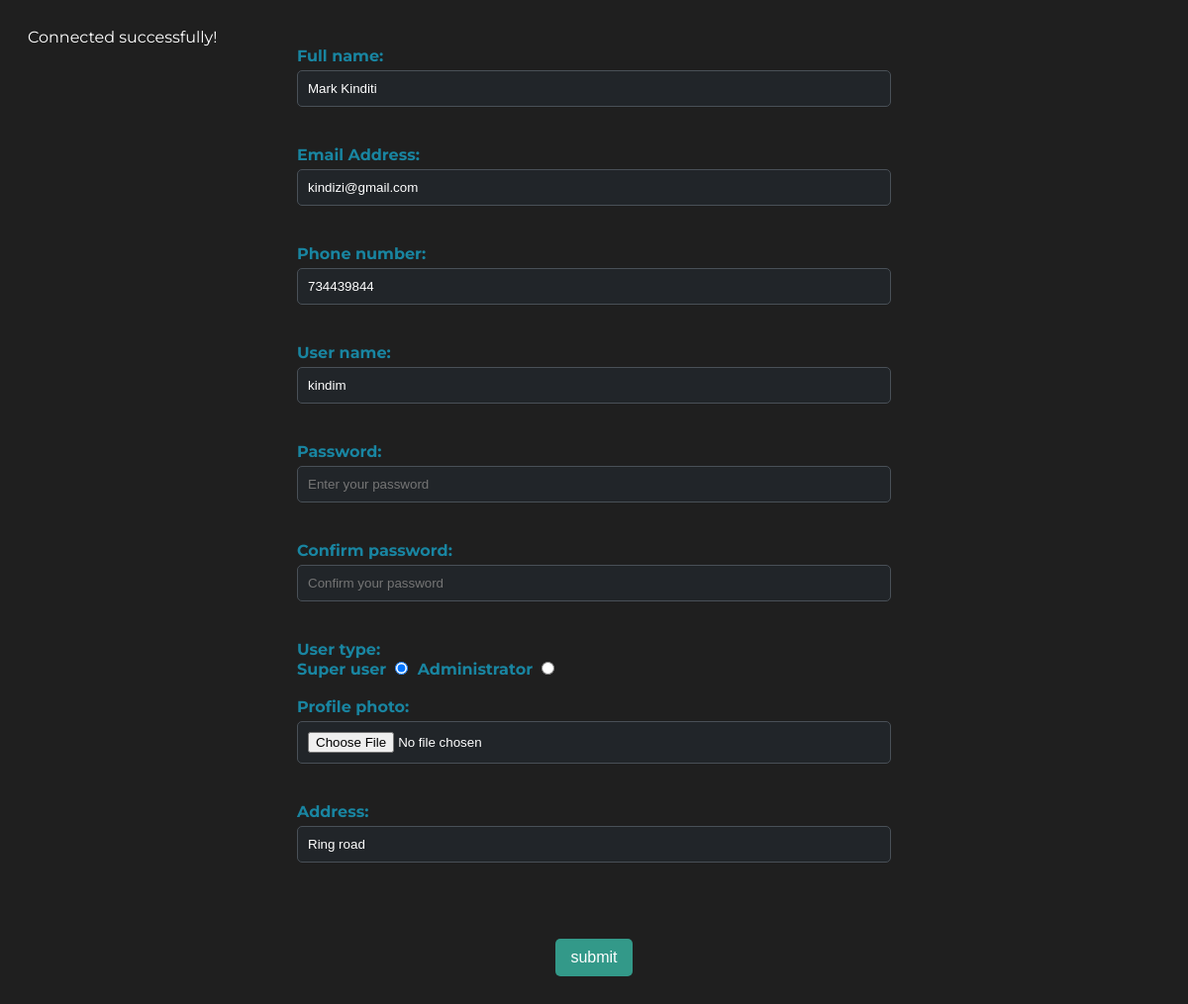
Page /modules/superUser/editUsers.php?id=2 (signed in) on the committed database.
### tables this page shows
CREATE TABLE `users` (
  `userId` int(11) NOT NULL,
  `Full_Name` varchar(255) NOT NULL,
  `email` varchar(25) NOT NULL,
  `phone_Number` int(13) NOT NULL,
  `User_Name` varchar(255) NOT NULL,
  `Password` text NOT NULL,
  `UserType` varchar(255) NOT NULL DEFAULT '1',
  `AccessTime` datetime(6) NOT NULL,
  `profile_Image` longblob DEFAULT NULL,
  `Address` varchar(80) NOT NULL
);

### modules/superUser/editUsers.php (the view, shortened to what this page needs)
<?php
require '../../configs/DbConn.php';
$User_ID = isset($_GET["id"]) ? $_GET["id"] : null;
if ($User_ID !== null) {
    $stmt = $DbConn->prepare("SELECT * FROM users WHERE userId = :User_ID");
    $stmt->bindParam(':User_ID', $User_ID, PDO::PARAM_INT);
    $stmt->execute();
    $userData = $stmt->fetch(PDO::FETCH_ASSOC);
}
?>
<!DOCTYPE html>
<html lang="en">
<head>
</head>
<body>
    <form action="" method="POST" enctype="multipart/form-data">
        <label for="Full_Name">Full name:</label><br>
        <input type="text" name="Full_Name" id="Full_Name" placeholder="Enter your full name" maxlength="100" value="<?php echo $userData['Full_Name']; ?>" /><br><br>
        <label for="email">Email Address:</label><br>
        <input type="email" name="email" id="email" placeholder="Enter your email address" maxlength="60" value="<?php echo $userData['email']; ?>" /><br><br>
        <label for="phone_Number">Phone number:</label><br>
        <input type="tel" name="phone_Number" id="phone_Number" placeholder="Enter your phone number" value="<?php echo $userData['phone_Number']; ?>" /><br><br>
        <label for="User_Name">User name:</label><br>
        <input type="text" name="User_Name" id="User_Name" placeholder="Enter your user name" maxlength="100" value="<?php echo $userData['User_Name']; ?>" readonly /><br><br>
        <label for="Password">Password:</label><br>
        <input type="password" name="Password" id="Password" placeholder="Enter your password" maxlength="100" /><br><br>
        <label for="confirm_pass">Confirm password:</label><br>
        <input type="password" name="confirm_pass" id="confirm_pass" placeholder="Confirm your password" maxlength="100" /><br><br>
        <div class="Checkbox">
        <label for="UserType">User type:</label><br>
        <label for="UserType">Super user</label>
        <input type="radio" name="UserType" id="super_User" value="0" <?php echo ($userData['UserType'] == 0) ? 'checked' : ''; ?>>
        <label for="UserType">Administrator</label>
        <input type="radio" name="UserType" id="Admin" value="1" <?php echo ($userData['UserType'] == 1) ? 'checked' : ''; ?>>
        </div>
        <br>
        <label for="profile">Profile photo:</label>
        <input type="file" name="profile_Image" id="profile_Image" /><br><br>
        <label for="Address">Address:</label><br>
        <input type="text" name="Address" id="Address" placeholder="Enter your address" maxlength="13" value="<?php echo $userData['Address']; ?>" /><br><br>
        <br><br>
        <center>
       <input type="submit" name="submit" value="submit">
        </center>
        <br><br>
    </form>
</body>
</html

### modules/superUser/editUsers.php (style rules this page uses)
body { background-color: #1f1f1f; color: #fff; font-family: 'Montserrat', sans-serif; padding: 20px; }
form { max-width: 600px; margin: 0 auto; }
label { color: #1985a1; font-weight: bold; }
input[type="text"], input[type="email"], input[type="tel"], input[type="password"], input[type="file"] { width: 100%; padding: 10px; margin: 5px 0 20px; display: inline-block; border: 1px solid #495057; box-sizing: border-box; background-color: #212529; color: #fff; border-radius: 5px; }
input[type="radio"] { margin-right: 5px; }
input[type="submit"] { background-color: #339989; color: #fff; padding: 10px 15px; border: none; border-radius: 5px; cursor: pointer; font-size: 16px; }

### rows in the picture
users: Full_Name "Mark Kinditi", email "kindizi@gmail.com", phone_Number "734439844", User_Name "kindim", UserType "☑", Address "Ring road"
